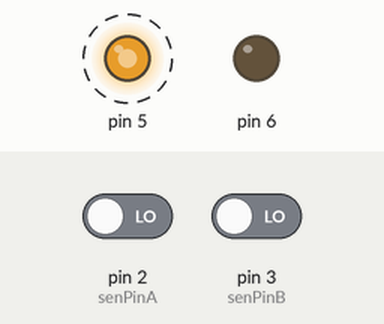
Recording of a sketch running on a simulated Arduino Uno, built with avr-gcc and run on an emulated ATmega328P. Parts: output pins drawn as LEDs (lit = HIGH). Dashed ring = blinking. Inputs (shaded band) come from the test bench; at power-on: pin 2 (senPinA) LOW, pin 3 (senPinB) LOW. What the sketch prints to the serial monitor is not drawn.

Above: at 0.05 s.
Timing chart, 0 to 5.7 s (numbered marks = the images above):
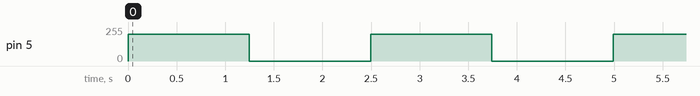

Measured:
- by itself, pin 5: alternates 200/255 for 1.2 s and 0/255 for 1.2 s

The sketch:

expt02.ino
```cpp
#include <PID_v1.h>
#include "CtrlHG.h"

//定义引脚连接
int senPinA = 2;
int senPinB = 3;
int dirc = 1;
int value = 1;
volatile int count = 0;
HGMotor motor1;
double pidIn, pidOut, pidSet;
double kp = 1.4;
double ki = 0.001;
double kd = 0.2;

bool fwdbkwdflag = true;

PID myPID(&pidIn, &pidOut, &pidSet, kp, ki, kd, DIRECT);

void setup()
{
    pinMode(senPinA, INPUT);
    pinMode(senPinB, INPUT);
    attachInterrupt(digitalPinToInterrupt(senPinA), senchanged, CHANGE); //设置中断0的处理函数，电平变化触发
    attachInterrupt(digitalPinToInterrupt(senPinB), senchanged, CHANGE); //设置中断0的处理函数，电平变化触发
    motor1.setPin(5, 6);
    motor1.setDirection(1);
    Serial.begin(9600);
    pidSet = 224;
    myPID.SetOutputLimits(-200, 200);
    myPID.SetMode(AUTOMATIC);
}

void loop()
{
/*     goTest(0, 224);
    delay(1000); */

    goTo2(224, FORWARD);
    delay(1000);
    goTo2(0, BACKWARD);
    delay(1000);

    /*     int i;
    for (i = -1; i < 2; i++)
    {
        motor1.updateSpeed(200);
        motor1.setDirection(i);
        delay(1000);
        Serial.println(count);
    }
    for (i = 1; i > -2; i--)
    {
        motor1.updateSpeed(200);
        motor1.setDirection(i);
        delay(1000);
        Serial.println(count);
    } */
}

//中断处理函数
void senchanged()
{
    count += motor1.addValue;
}

bool goTo(int dest)
{
    pidSet = dest;
    int destcount = 0;
    int stopcount = 0;
    int countlast = 0;
    while (true)
    {
        countlast = count;
        Serial.println(count);
        pidIn = count;
        myPID.Compute();
        motor1.pidInput(pidOut);
        if (abs(dest - count) < 20)
        {
            destcount += 1;
        }
        else
        {
            destcount = 0;
        }

        if (destcount > 100)
        {
            return (true);
        }

        stopcount += 1;
        if (count - countlast != 0)
        {
            stopcount = 0;
        }
        if (stopcount > 100)
        {
            return (true);
        }
    }
}

bool goTo2(int dest, int dirc)
{
    pidSet = dest;
    int destcount = 0;
    int stopcount = 0;
    int countlast = 0;
    while (true)
    {
        countlast = count;
        Serial.println(count);
        pidIn = count;
        myPID.Compute();
        if (dirc == 1)
        {
            motor1.fwdPidIn(pidOut);
        }
        else if (dirc == -1)
        {
            motor1.bkwdPidIn(pidOut);
        }
        if (abs(dest - count) < 10)
        {
            motor1.setDirection(STOP);
        }

        stopcount += 1;
        if (count - countlast != 0)
        {
            stopcount = 0;
        }
        if (stopcount > 100)
        {
            return (true);
        }
    }
}

/* bool goTest(int begin, int dest)
{
    double vcurrent;
    while (true)
    {
        Serial.println(count);
        vcurrent = getSpeed(count, begin, dest, 200, 100);
        motor1.setDirection(FORWARD);
        motor1.updateSpeed(vcurrent);
        if (abs(dest - count) < 5)
        {
            motor1.setDirection(STOP);
            return(true);
        }
    }
}

double getSpeed(int cpos, int bpos, int fpos, double vmax, double vmin)
{
    double v = 0;
    if (cpos < (fpos + bpos) / 2)
    {
        v = (cpos - bpos) * (2 * (vmax - vmin) / (fpos - bpos)) + vmin;
    }
    else
    {
        v = (cpos - fpos) * (2 * (vmin - vmax) / (fpos - bpos)) + vmin;
    }
    return (v);
}
 */
```

CtrlHG.h
```cpp
#define FORWARD 1
#define BACKWARD -1
#define STOP 0

class HGMotor
{
public:
    int currentSpeed = 0;
    int currentDirection = 0;
    int pin1, pin2;
    volatile int currentPos;
    double s = 0;
    char addValue = 0;

    void setPin(int p1, int p2)
    {
        //设置引脚
        pinMode(p1, OUTPUT);
        pinMode(p2, OUTPUT);
        pin1 = p1;
        pin2 = p2;
    }

    void updateSpeed(int speed)
    {
        //更新速度
        if (currentDirection == FORWARD)
        {
            analogWrite(pin1, speed);
            digitalWrite(pin2, LOW);
        }
        else if (currentDirection == BACKWARD)
        {
            analogWrite(pin2, speed);
            digitalWrite(pin1, LOW);
        }
        else if (currentDirection == STOP)
        {
            digitalWrite(pin1, HIGH);
            digitalWrite(pin2, HIGH);
        }
        currentSpeed = speed;
    }

    void setDirection(int dirc)
    {
        currentDirection = dirc;
        if (dirc != STOP)
        {
            addValue = currentDirection;
        }

    }

    void pidInput(int speed)
    {

        double lowlimtfwd = 40;
        double lowlimtbkwd = 40;
        if (speed > 0)
        {
            s = (255 - lowlimtfwd) / 255 * speed + lowlimtfwd;
            this->setDirection(FORWARD);
            this->updateSpeed(s);
        }
        else
        {
            s = (255 - lowlimtbkwd) / 255 * (-speed) + lowlimtbkwd;
            this->setDirection(BACKWARD);
            this->updateSpeed(s);
        }
    }

    void fwdPidIn(int speed)
    {
        if (speed < 40)
        {
            speed = 0;
        }
        this->setDirection(FORWARD);
        this->updateSpeed(speed);
    }

    void bkwdPidIn(int speed)
    {
        if (speed > -40)
        {
            speed = 0;
        }
        this->setDirection(BACKWARD);
        this->updateSpeed(-speed);
    }
};
```
